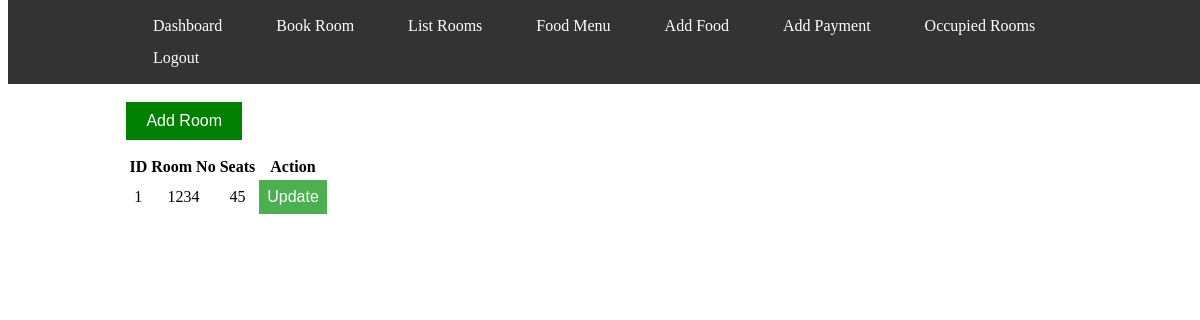
The app's page /admin/roomlist.php (signed in), older data.
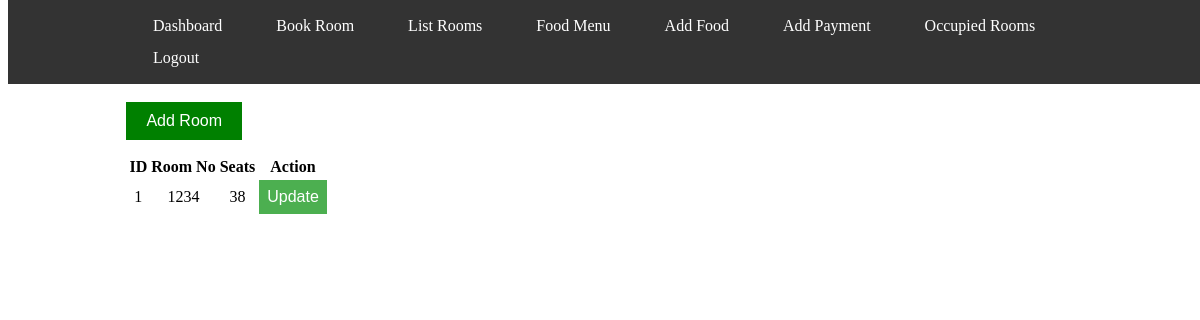
The same page, newer data.
### tables this page shows
CREATE TABLE `rooms` (
  `id` int(255) NOT NULL,
  `roomno` int(255) NOT NULL,
  `seats` int(255) NOT NULL
);

### admin/roomlist.php (the view, shortened to what this page needs)
<?php
include '../includes/db/config.php';
$sql = "select * from rooms";
$res = $conn->query($sql);
$details = $res->fetch_all(MYSQLI_ASSOC);
?>
<!DOCTYPE html>
<html lang="en">
<head>
    <link rel="stylesheet" href="../includes/css/bookroom.css" />
    <link rel="stylesheet" href="../includes/css/dropdown.css" />
</head>
<body>
    <div class="container">
        <span>
        </span>
        <div class="button-add">
            <button id="add-room"
                style="background-color: green; color: white; font-size: 16px; padding: 10px 20px; border: none; cursor: pointer; right: 0;">Add
                Room</button>
        </div>
        <table class="roomtbl">
            <thead>
                <th style="text-align:center;">ID</th>
                <th style="text-align:center;">Room No</th>
                <th style="text-align:center;">Seats</th>
                <th style="text-align:center;">Action</th>
            </thead>
            <tbody>
                <?php foreach ($details as $room):
                    ?>
                    <tr>
                        <td style="text-align:center;">
                            <?php echo $room['id']; ?>
                        </td>
                        <td style="text-align:center;">
                            <?php echo $room['roomno']; ?>
                        </td>
                        <td style="text-align:center;">
                            <?php echo $room['seats']; ?>
                        </td>
                        <td style="text-align:center;">
                            <div class="dropdown">
                                <button class="dropbtn">Update</button>
                            </div>
                        </td>
                    </tr>
                <?php endforeach; ?>
            </tbody>
        </table>
        <?php include('./pops/add-rooms.php'); ?>
</body>
</html>

Row changes from the older to the newer data that the page shows:
changed rooms id 1: seats "45" → "38"
